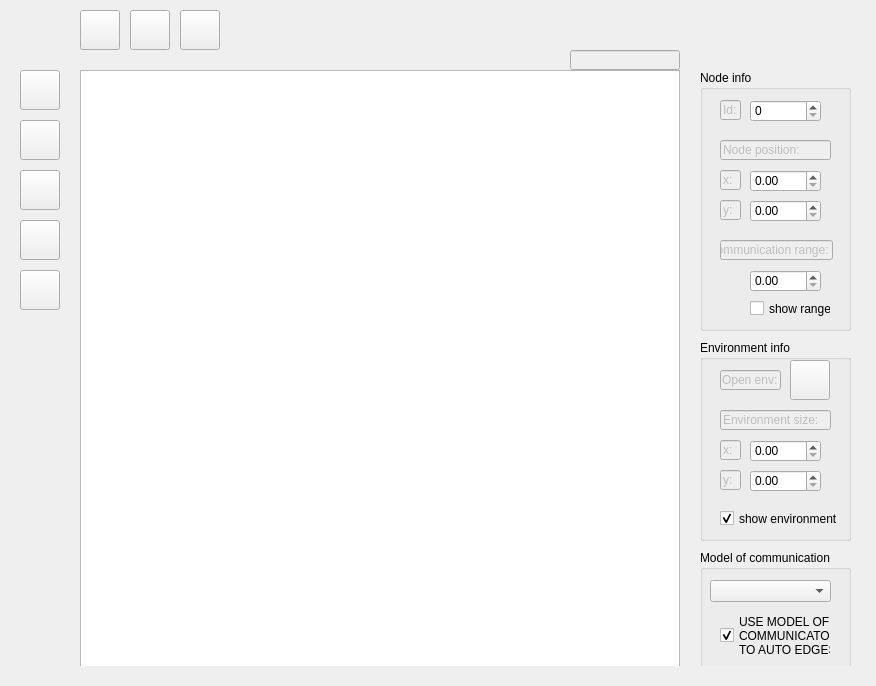
<?xml version="1.0" encoding="UTF-8"?>
<ui version="4.0">
 <class>MainWindow</class>
 <widget class="QMainWindow" name="MainWindow">
  <property name="geometry">
   <rect>
    <x>0</x>
    <y>0</y>
    <width>876</width>
    <height>686</height>
   </rect>
  </property>
  <property name="minimumSize">
   <size>
    <width>876</width>
    <height>686</height>
   </size>
  </property>
  <property name="maximumSize">
   <size>
    <width>876</width>
    <height>686</height>
   </size>
  </property>
  <property name="mouseTracking">
   <bool>false</bool>
  </property>
  <property name="windowTitle">
   <string>MainWindow</string>
  </property>
  <widget class="QWidget" name="centralwidget">
   <property name="minimumSize">
    <size>
     <width>876</width>
     <height>666</height>
    </size>
   </property>
   <property name="maximumSize">
    <size>
     <width>876</width>
     <height>666</height>
    </size>
   </property>
   <widget class="QPushButton" name="btnOpen">
    <property name="geometry">
     <rect>
      <x>80</x>
      <y>10</y>
      <width>40</width>
      <height>40</height>
     </rect>
    </property>
    <property name="text">
     <string/>
    </property>
    <property name="icon">
     <iconset resource="icons/icons.qrc">
      <normaloff>:/all_icons/open.png</normaloff>:/all_icons/open.png</iconset>
    </property>
    <property name="iconSize">
     <size>
      <width>30</width>
      <height>30</height>
     </size>
    </property>
   </widget>
   <widget class="QPushButton" name="btnSave">
    <property name="geometry">
     <rect>
      <x>130</x>
      <y>10</y>
      <width>40</width>
      <height>40</height>
     </rect>
    </property>
    <property name="text">
     <string/>
    </property>
    <property name="icon">
     <iconset resource="icons/icons.qrc">
      <normaloff>:/all_icons/save.png</normaloff>:/all_icons/save.png</iconset>
    </property>
    <property name="iconSize">
     <size>
      <width>30</width>
      <height>30</height>
     </size>
    </property>
   </widget>
   <widget class="QGraphicsView" name="graphView">
    <property name="geometry">
     <rect>
      <x>80</x>
      <y>70</y>
      <width>600</width>
      <height>600</height>
     </rect>
    </property>
    <property name="cursor" stdset="0">
     <cursorShape>ArrowCursor</cursorShape>
    </property>
    <property name="mouseTracking">
     <bool>true</bool>
    </property>
    <property name="focusPolicy">
     <enum>Qt::StrongFocus</enum>
    </property>
    <property name="verticalScrollBarPolicy">
     <enum>Qt::ScrollBarAsNeeded</enum>
    </property>
    <property name="horizontalScrollBarPolicy">
     <enum>Qt::ScrollBarAsNeeded</enum>
    </property>
    <property name="dragMode">
     <enum>QGraphicsView::NoDrag</enum>
    </property>
   </widget>
   <widget class="QPushButton" name="btnAddNode">
    <property name="geometry">
     <rect>
      <x>20</x>
      <y>120</y>
      <width>40</width>
      <height>40</height>
     </rect>
    </property>
    <property name="text">
     <string/>
    </property>
    <property name="icon">
     <iconset resource="icons/icons.qrc">
      <normaloff>:/all_icons/add_node.png</normaloff>:/all_icons/add_node.png</iconset>
    </property>
    <property name="iconSize">
     <size>
      <width>30</width>
      <height>30</height>
     </size>
    </property>
   </widget>
   <widget class="QPushButton" name="btnDeleteNode">
    <property name="geometry">
     <rect>
      <x>20</x>
      <y>170</y>
      <width>40</width>
      <height>40</height>
     </rect>
    </property>
    <property name="text">
     <string/>
    </property>
    <property name="icon">
     <iconset resource="icons/icons.qrc">
      <normaloff>:/all_icons/delete_node.png</normaloff>:/all_icons/delete_node.png</iconset>
    </property>
    <property name="iconSize">
     <size>
      <width>30</width>
      <height>30</height>
     </size>
    </property>
   </widget>
   <widget class="QPushButton" name="btnAddEdge">
    <property name="geometry">
     <rect>
      <x>20</x>
      <y>220</y>
      <width>40</width>
      <height>40</height>
     </rect>
    </property>
    <property name="text">
     <string/>
    </property>
    <property name="icon">
     <iconset resource="icons/icons.qrc">
      <normaloff>:/all_icons/add_edge.png</normaloff>:/all_icons/add_edge.png</iconset>
    </property>
    <property name="iconSize">
     <size>
      <width>30</width>
      <height>30</height>
     </size>
    </property>
   </widget>
   <widget class="QPushButton" name="btnDeleteEdge">
    <property name="geometry">
     <rect>
      <x>20</x>
      <y>270</y>
      <width>40</width>
      <height>40</height>
     </rect>
    </property>
    <property name="text">
     <string/>
    </property>
    <property name="icon">
     <iconset resource="icons/icons.qrc">
      <normaloff>:/all_icons/delete_edge.png</normaloff>:/all_icons/delete_edge.png</iconset>
    </property>
    <property name="iconSize">
     <size>
      <width>30</width>
      <height>30</height>
     </size>
    </property>
   </widget>
   <widget class="QPushButton" name="btnMoveNode">
    <property name="geometry">
     <rect>
      <x>20</x>
      <y>70</y>
      <width>40</width>
      <height>40</height>
     </rect>
    </property>
    <property name="text">
     <string/>
    </property>
    <property name="icon">
     <iconset resource="icons/icons.qrc">
      <normaloff>:/all_icons/move.png</normaloff>:/all_icons/move.png</iconset>
    </property>
    <property name="iconSize">
     <size>
      <width>30</width>
      <height>30</height>
     </size>
    </property>
   </widget>
   <widget class="QPushButton" name="btnClear">
    <property name="geometry">
     <rect>
      <x>180</x>
      <y>10</y>
      <width>40</width>
      <height>40</height>
     </rect>
    </property>
    <property name="text">
     <string/>
    </property>
    <property name="icon">
     <iconset resource="icons/icons.qrc">
      <normaloff>:/all_icons/clear.png</normaloff>:/all_icons/clear.png</iconset>
    </property>
    <property name="iconSize">
     <size>
      <width>30</width>
      <height>30</height>
     </size>
    </property>
   </widget>
   <widget class="QLineEdit" name="lblXY">
    <property name="enabled">
     <bool>false</bool>
    </property>
    <property name="geometry">
     <rect>
      <x>570</x>
      <y>50</y>
      <width>110</width>
      <height>20</height>
     </rect>
    </property>
   </widget>
   <widget class="QGroupBox" name="groupNode">
    <property name="geometry">
     <rect>
      <x>700</x>
      <y>70</y>
      <width>151</width>
      <height>261</height>
     </rect>
    </property>
    <property name="title">
     <string>Node info</string>
    </property>
    <widget class="QCheckBox" name="chkShowRadius">
     <property name="geometry">
      <rect>
       <x>50</x>
       <y>230</y>
       <width>81</width>
       <height>17</height>
      </rect>
     </property>
     <property name="text">
      <string>show range</string>
     </property>
    </widget>
    <widget class="QLineEdit" name="lblId">
     <property name="enabled">
      <bool>false</bool>
     </property>
     <property name="geometry">
      <rect>
       <x>20</x>
       <y>30</y>
       <width>21</width>
       <height>20</height>
      </rect>
     </property>
     <property name="text">
      <string>Id:</string>
     </property>
    </widget>
    <widget class="QLineEdit" name="lblCommRange">
     <property name="enabled">
      <bool>false</bool>
     </property>
     <property name="geometry">
      <rect>
       <x>20</x>
       <y>170</y>
       <width>113</width>
       <height>20</height>
      </rect>
     </property>
     <property name="text">
      <string>Communication range:</string>
     </property>
    </widget>
    <widget class="QLineEdit" name="lblX">
     <property name="enabled">
      <bool>false</bool>
     </property>
     <property name="geometry">
      <rect>
       <x>20</x>
       <y>100</y>
       <width>21</width>
       <height>20</height>
      </rect>
     </property>
     <property name="text">
      <string>x:</string>
     </property>
    </widget>
    <widget class="QSpinBox" name="spinId">
     <property name="geometry">
      <rect>
       <x>50</x>
       <y>30</y>
       <width>71</width>
       <height>22</height>
      </rect>
     </property>
     <property name="maximum">
      <number>10000</number>
     </property>
    </widget>
    <widget class="QDoubleSpinBox" name="spinCommRange">
     <property name="geometry">
      <rect>
       <x>50</x>
       <y>200</y>
       <width>71</width>
       <height>22</height>
      </rect>
     </property>
     <property name="maximum">
      <double>10000.000000000000000</double>
     </property>
     <property name="singleStep">
      <double>10.000000000000000</double>
     </property>
    </widget>
    <widget class="QLineEdit" name="lblY">
     <property name="enabled">
      <bool>false</bool>
     </property>
     <property name="geometry">
      <rect>
       <x>20</x>
       <y>130</y>
       <width>21</width>
       <height>20</height>
      </rect>
     </property>
     <property name="text">
      <string>y:</string>
     </property>
    </widget>
    <widget class="QDoubleSpinBox" name="spinY">
     <property name="geometry">
      <rect>
       <x>50</x>
       <y>130</y>
       <width>71</width>
       <height>22</height>
      </rect>
     </property>
     <property name="minimum">
      <double>0.000000000000000</double>
     </property>
     <property name="maximum">
      <double>1000.000000000000000</double>
     </property>
    </widget>
    <widget class="QDoubleSpinBox" name="spinX">
     <property name="geometry">
      <rect>
       <x>50</x>
       <y>100</y>
       <width>71</width>
       <height>22</height>
      </rect>
     </property>
     <property name="minimum">
      <double>0.000000000000000</double>
     </property>
     <property name="maximum">
      <double>1000.000000000000000</double>
     </property>
     <property name="singleStep">
      <double>1.000000000000000</double>
     </property>
    </widget>
    <widget class="QLineEdit" name="lblNodePos">
     <property name="enabled">
      <bool>false</bool>
     </property>
     <property name="geometry">
      <rect>
       <x>20</x>
       <y>70</y>
       <width>111</width>
       <height>20</height>
      </rect>
     </property>
     <property name="text">
      <string>Node position:</string>
     </property>
    </widget>
   </widget>
   <widget class="QGroupBox" name="groupEnv">
    <property name="geometry">
     <rect>
      <x>700</x>
      <y>340</y>
      <width>151</width>
      <height>201</height>
     </rect>
    </property>
    <property name="title">
     <string>Environment info</string>
    </property>
    <widget class="QPushButton" name="btnOpenEnv">
     <property name="geometry">
      <rect>
       <x>90</x>
       <y>20</y>
       <width>40</width>
       <height>40</height>
      </rect>
     </property>
     <property name="text">
      <string/>
     </property>
     <property name="icon">
      <iconset resource="icons/icons.qrc">
       <normaloff>:/all_icons/open_env.png</normaloff>:/all_icons/open_env.png</iconset>
     </property>
     <property name="iconSize">
      <size>
       <width>30</width>
       <height>30</height>
      </size>
     </property>
    </widget>
    <widget class="QLineEdit" name="lblEnvSize">
     <property name="enabled">
      <bool>false</bool>
     </property>
     <property name="geometry">
      <rect>
       <x>20</x>
       <y>70</y>
       <width>111</width>
       <height>20</height>
      </rect>
     </property>
     <property name="text">
      <string>Environment size:</string>
     </property>
    </widget>
    <widget class="QLineEdit" name="lblEnvX">
     <property name="enabled">
      <bool>false</bool>
     </property>
     <property name="geometry">
      <rect>
       <x>20</x>
       <y>100</y>
       <width>21</width>
       <height>20</height>
      </rect>
     </property>
     <property name="text">
      <string>x:</string>
     </property>
    </widget>
    <widget class="QLineEdit" name="lblEnvY">
     <property name="enabled">
      <bool>false</bool>
     </property>
     <property name="geometry">
      <rect>
       <x>20</x>
       <y>130</y>
       <width>21</width>
       <height>20</height>
      </rect>
     </property>
     <property name="text">
      <string>y:</string>
     </property>
    </widget>
    <widget class="QDoubleSpinBox" name="spinEnvY">
     <property name="geometry">
      <rect>
       <x>50</x>
       <y>130</y>
       <width>71</width>
       <height>22</height>
      </rect>
     </property>
     <property name="minimum">
      <double>0.000000000000000</double>
     </property>
     <property name="maximum">
      <double>1000.000000000000000</double>
     </property>
    </widget>
    <widget class="QDoubleSpinBox" name="spinEnvX">
     <property name="geometry">
      <rect>
       <x>50</x>
       <y>100</y>
       <width>71</width>
       <height>22</height>
      </rect>
     </property>
     <property name="minimum">
      <double>0.000000000000000</double>
     </property>
     <property name="maximum">
      <double>1000.000000000000000</double>
     </property>
     <property name="singleStep">
      <double>10.000000000000000</double>
     </property>
    </widget>
    <widget class="QCheckBox" name="chkShowEnv">
     <property name="geometry">
      <rect>
       <x>20</x>
       <y>170</y>
       <width>121</width>
       <height>17</height>
      </rect>
     </property>
     <property name="text">
      <string>show environment</string>
     </property>
     <property name="checked">
      <bool>true</bool>
     </property>
    </widget>
    <widget class="QLineEdit" name="lblOpenEnv">
     <property name="enabled">
      <bool>false</bool>
     </property>
     <property name="geometry">
      <rect>
       <x>20</x>
       <y>30</y>
       <width>61</width>
       <height>20</height>
      </rect>
     </property>
     <property name="text">
      <string>Open env:</string>
     </property>
    </widget>
   </widget>
   <widget class="QGroupBox" name="groupChanType">
    <property name="geometry">
     <rect>
      <x>700</x>
      <y>550</y>
      <width>151</width>
      <height>121</height>
     </rect>
    </property>
    <property name="title">
     <string>Model of communication</string>
    </property>
    <widget class="QCheckBox" name="chkAutoAddEdge">
     <property name="geometry">
      <rect>
       <x>20</x>
       <y>60</y>
       <width>111</width>
       <height>51</height>
      </rect>
     </property>
     <property name="text">
      <string>USE MODEL OF 
COMMUNICATON 
TO AUTO EDGES</string>
     </property>
     <property name="checked">
      <bool>true</bool>
     </property>
    </widget>
    <widget class="QComboBox" name="comboChannelType">
     <property name="geometry">
      <rect>
       <x>10</x>
       <y>30</y>
       <width>121</width>
       <height>22</height>
      </rect>
     </property>
    </widget>
   </widget>
  </widget>
  <widget class="QStatusBar" name="statusbar">
   <property name="sizeGripEnabled">
    <bool>false</bool>
   </property>
  </widget>
 </widget>
 <resources>
  <include location="icons/icons.qrc"/>
 </resources>
 <connections/>
</ui>
